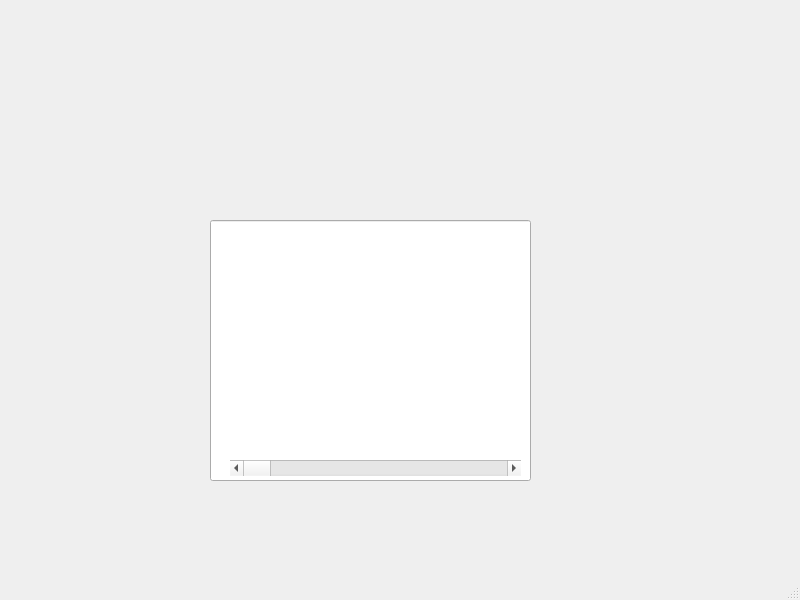
<?xml version="1.0" encoding="UTF-8"?>
<ui version="4.0">
 <class>MainWindow</class>
 <widget class="QMainWindow" name="MainWindow">
  <property name="geometry">
   <rect>
    <x>0</x>
    <y>0</y>
    <width>800</width>
    <height>600</height>
   </rect>
  </property>
  <property name="windowTitle">
   <string>MainWindow</string>
  </property>
  <widget class="QWidget" name="centralwidget">
   <widget class="QLineEdit" name="lineEdit">
    <property name="geometry">
     <rect>
      <x>210</x>
      <y>220</y>
      <width>321</width>
      <height>261</height>
     </rect>
    </property>
   </widget>
   <widget class="QScrollBar" name="horizontalScrollBar">
    <property name="geometry">
     <rect>
      <x>230</x>
      <y>460</y>
      <width>291</width>
      <height>16</height>
     </rect>
    </property>
    <property name="orientation">
     <enum>Qt::Horizontal</enum>
    </property>
   </widget>
  </widget>
  <widget class="QMenuBar" name="menubar">
   <property name="geometry">
    <rect>
     <x>0</x>
     <y>0</y>
     <width>800</width>
     <height>21</height>
    </rect>
   </property>
  </widget>
  <widget class="QStatusBar" name="statusbar"/>
 </widget>
 <resources/>
 <connections/>
</ui>
